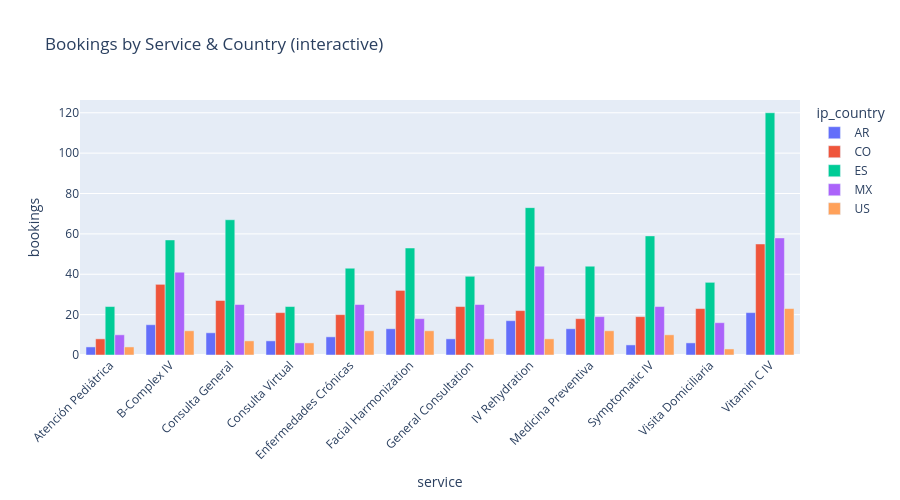

The code cell stored with this chart in its notebook:
### Markdown cell above
## 7. Interactive chart (Plotly) — service by country

Plotly makes **hover-able, zoom-able** charts that render in a browser/HTML.
Hover a bar to see exact counts. Click a legend item to hide a series.

### Code cell
ct = df.groupby(["ip_country", "service"]).size().reset_index(name="bookings")
fig = px.bar(
    ct, x="service", y="bookings", color="ip_country",
    title="Bookings by Service & Country (interactive)",
    barmode="group", height=500,
)
fig.update_layout(xaxis_tickangle=-45)
fig.show()

### Figure 1 — Plotly figure (JSON) as saved in the notebook; plotly's stock layout.template omitted (floating-point values rounded to 4 significant figures)
{"data": [{"alignmentgroup": "True", "hovertemplate": "ip_country=AR<br>service=%{x}<br>bookings=%{y}<extra></extra>", "legendgroup": "AR", "marker": {"color": "#636efa", "pattern": {"shape": ""}}, "name": "AR", "offsetgroup": "AR", "orientation": "v", "showlegend": true, "textposition": "auto", "type": "bar", "x": ["Atención Pediátrica", "B-Complex IV", "Consulta General", "Consulta Virtual", "Enfermedades Crónicas", "Facial Harmonization", "General Consultation", "IV Rehydration", "Medicina Preventiva", "Symptomatic IV", "Visita Domiciliaria", "Vitamin C IV"], "xaxis": "x", "y": [4, 15, 11, 7, 9, 13, 8, 17, 13, 5, 6, 21], "yaxis": "y"}, {"alignmentgroup": "True", "hovertemplate": "ip_country=CO<br>service=%{x}<br>bookings=%{y}<extra></extra>", "legendgroup": "CO", "marker": {"color": "#EF553B", "pattern": {"shape": ""}}, "name": "CO", "offsetgroup": "CO", "orientation": "v", "showlegend": true, "textposition": "auto", "type": "bar", "x": ["Atención Pediátrica", "B-Complex IV", "Consulta General", "Consulta Virtual", "Enfermedades Crónicas", "Facial Harmonization", "General Consultation", "IV Rehydration", "Medicina Preventiva", "Symptomatic IV", "Visita Domiciliaria", "Vitamin C IV"], "xaxis": "x", "y": [8, 35, 27, 21, 20, 32, 24, 22, 18, 19, 23, 55], "yaxis": "y"}, {"alignmentgroup": "True", "hovertemplate": "ip_country=ES<br>service=%{x}<br>bookings=%{y}<extra></extra>", "legendgroup": "ES", "marker": {"color": "#00cc96", "pattern": {"shape": ""}}, "name": "ES", "offsetgroup": "ES", "orientation": "v", "showlegend": true, "textposition": "auto", "type": "bar", "x": ["Atención Pediátrica", "B-Complex IV", "Consulta General", "Consulta Virtual", "Enfermedades Crónicas", "Facial Harmonization", "General Consultation", "IV Rehydration", "Medicina Preventiva", "Symptomatic IV", "Visita Domiciliaria", "Vitamin C IV"], "xaxis": "x", "y": [24, 57, 67, 24, 43, 53, 39, 73, 44, 59, 36, 120], "yaxis": "y"}, {"alignmentgroup": "True", "hovertemplate": "ip_country=MX<br>service=%{x}<br>bookings=%{y}<extra></extra>", "legendgroup": "MX", "marker": {"color": "#ab63fa", "pattern": {"shape": ""}}, "name": "MX", "offsetgroup": "MX", "orientation": "v", "showlegend": true, "textposition": "auto", "type": "bar", "x": ["Atención Pediátrica", "B-Complex IV", "Consulta General", "Consulta Virtual", "Enfermedades Crónicas", "Facial Harmonization", "General Consultation", "IV Rehydration", "Medicina Preventiva", "Symptomatic IV", "Visita Domiciliaria", "Vitamin C IV"], "xaxis": "x", "y": [10, 41, 25, 6, 25, 18, 25, 44, 19, 24, 16, 58], "yaxis": "y"}, {"alignmentgroup": "True", "hovertemplate": "ip_country=US<br>service=%{x}<br>bookings=%{y}<extra></extra>", "legendgroup": "US", "marker": {"color": "#FFA15A", "pattern": {"shape": ""}}, "name": "US", "offsetgroup": "US", "orientation": "v", "showlegend": true, "textposition": "auto", "type": "bar", "x": ["Atención Pediátrica", "B-Complex IV", "Consulta General", "Consulta Virtual", "Enfermedades Crónicas", "Facial Harmonization", "General Consultation", "IV Rehydration", "Medicina Preventiva", "Symptomatic IV", "Visita Domiciliaria", "Vitamin C IV"], "xaxis": "x", "y": [4, 12, 7, 6, 12, 12, 8, 8, 12, 10, 3, 23], "yaxis": "y"}], "layout": {"barmode": "group", "height": 500, "legend": {"title": {"text": "ip_country"}, "tracegroupgap": 0}, "title": {"text": "Bookings by Service & Country (interactive)"}, "xaxis": {"anchor": "y", "domain": [0.0, 1.0], "tickangle": -45, "title": {"text": "service"}}, "yaxis": {"anchor": "x", "domain": [0.0, 1.0], "title": {"text": "bookings"}}}}
